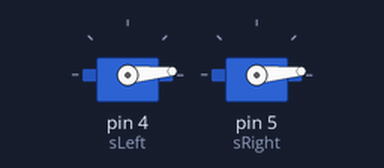
A sketch run on a simulated Arduino Uno, built with avr-gcc and run on an emulated ATmega328P. Parts: 2 × servo.

Above: at 0.1 s.
At 0.7 s:
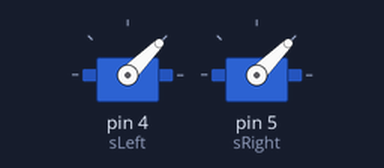
At 1.3 s:
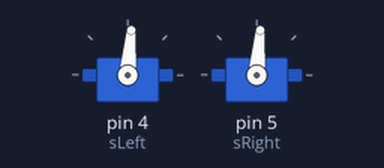
At 2.8 s:
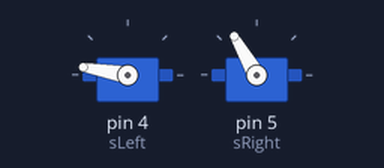
Timing chart, 0 to 4.3 s (numbered marks = the images above):
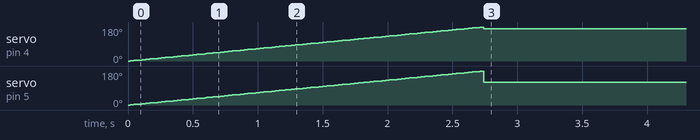

The sketch:

gaz.ino
```cpp
#include <Servo.h>


Servo sRight;

Servo sLeft;
int sax,say,sol;
int thrust;
int pitch;
int roll;
const int led_pin = 13;
const int transmit_pin = 12;
const int receive_pin = 11;
const int transmit_en_pin = 3;
int pos=0;
void setup()
{

             sLeft.attach(4);
             sRight.attach(5);


                for (pos = 0; pos <= 180; pos += 1) { // goes from 0 degrees to 180 degrees
    // in steps of 1 degree

    sRight.write(pos);

    sLeft.write(pos);// tell servo to go to position in variable 'pos'
    delay(15);                       // waits 15ms for the servo to reach the position

                }

                 }

void loop()
{


                  sRight.write(120);

                  sLeft.write(170);


    }
```

Measured:
- by itself, servo on pin 4 (sLeft): rises from 0° to 180° in 2.7 s, then falls to 170° in 0.02 s
- by itself, servo on pin 5 (sRight): rises from 0° to 180° in 2.7 s, then falls to 120° in 0.02 s
